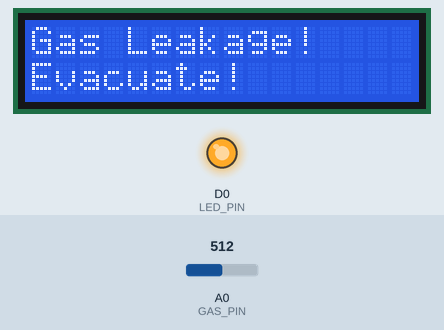
Simulated run of this sketch. Board: ESP8266 (NodeMCU). Shown: 16×2 character LCD, output pins drawn as LEDs (lit = HIGH). The inputs (shaded band) are chosen by the test bench; at power-on: A0 (GAS_PIN) = 512. What the sketch prints to the serial monitor is not drawn.

Above: at 3.2 s.
3.3 s: A0 (GAS_PIN) set to 468
5.3 s: A0 (GAS_PIN) set to 434
At 6.5 s:
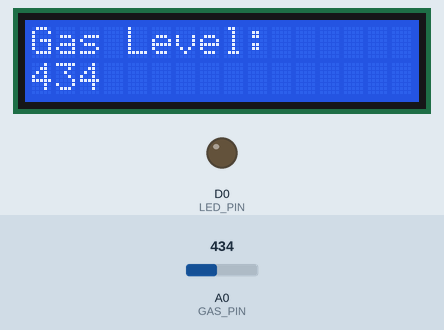
7.6 s: A0 (GAS_PIN) set to 306
At 9.2 s:
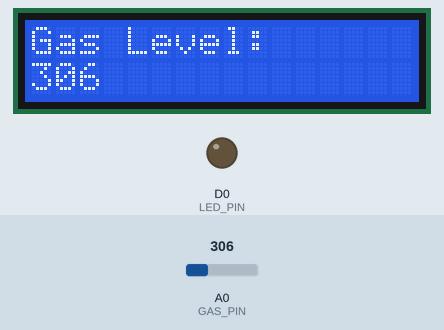
9.7 s: A0 (GAS_PIN) set to 460
At 11.0 s:
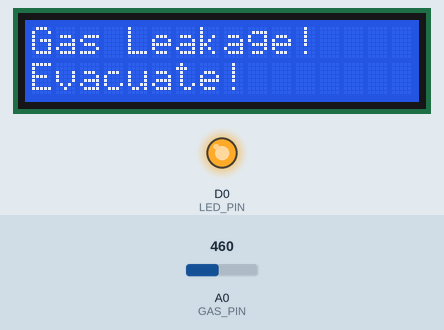
Timing chart, 0 to 12.7 s (numbered marks = the images above; inputs shaded):
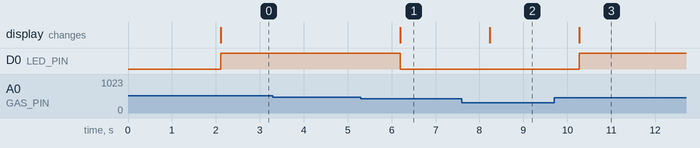

The sketch:

gas_detect.ino
```cpp
#include <Wire.h>
#include <LiquidCrystal_I2C.h>

#define GAS_PIN A0  // Define the pin to which the gas sensor is connected.
#define THRESHOLD 450// Define the threshold value above which gas leakage is detected.
#define LED_PIN D0  // Define the pin to which the LED is connected.

LiquidCrystal_I2C lcd(0x27,16,2);  // Set the LCD address to 0x27 for a 16 chars and 2 line display.

void setup() {
  Serial.begin(9600);  // Initialize serial communication.
  pinMode(LED_PIN, OUTPUT);  // Set the LED pin as output.
  lcd.init();  // Initialize the LCD.
  lcd.backlight();  // Turn on the backlight.
  lcd.setCursor(0,0);
  lcd.print("Gas Leakage");
  lcd.setCursor(0,1);
  lcd.print("Detector");
  delay(2000);
}

void loop() {
  int gasLevel = analogRead(GAS_PIN);  // Read the gas sensor value.
  Serial.print("Gas Level: ");
  Serial.println(gasLevel);
  if (gasLevel > THRESHOLD) {
    // Gas leakage detected.
    lcd.clear();
    lcd.setCursor(0,0);
    lcd.print("Gas Leakage!");
    lcd.setCursor(0,1);
    lcd.print("Evacuate!");
    digitalWrite(LED_PIN, HIGH);  // Turn on the LED.
  }
  else {
    // No gas leakage.
    lcd.clear();
    lcd.setCursor(0,0);
    lcd.print("Gas Level:");
    lcd.setCursor(0,1);
    lcd.print(gasLevel);
    digitalWrite(LED_PIN, LOW);  // Turn off the LED.
  }
  delay(1000);
}
```

Measured:
- the behaviour switches between 451 and 450 on A0 (GAS_PIN) (found by bisection; images 0 and 1)
- after the input at 3.3 s, every drawn part: stays the same
- after the input at 5.3 s, D0 (LED_PIN): HIGH → LOW after 0.89 s; the display: changes after 0.89 s (image 1)
- after the input at 7.6 s, the display: changes after 0.63 s (image 2)
- after the input at 9.7 s, D0 (LED_PIN): LOW → HIGH after 0.57 s; the display: changes after 0.57 s (image 3)
